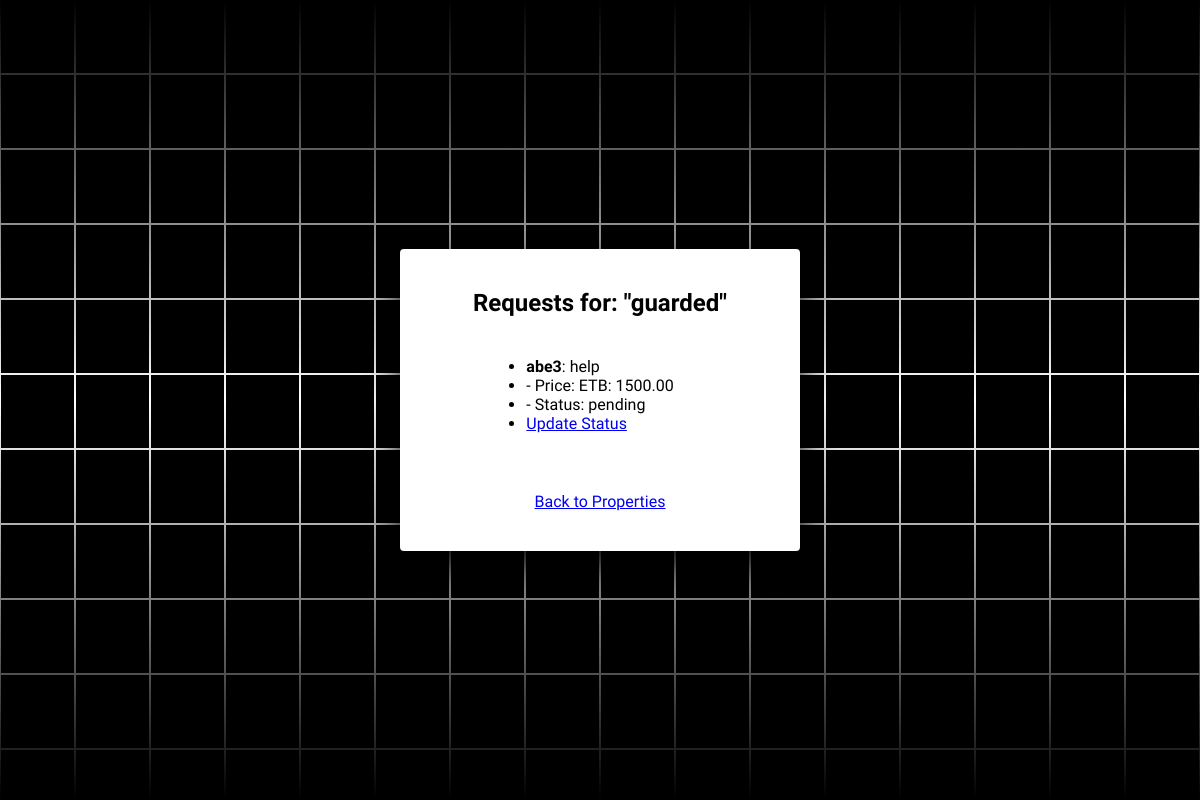
The page /view_request/2/ (signed in) on the database as committed earlier.
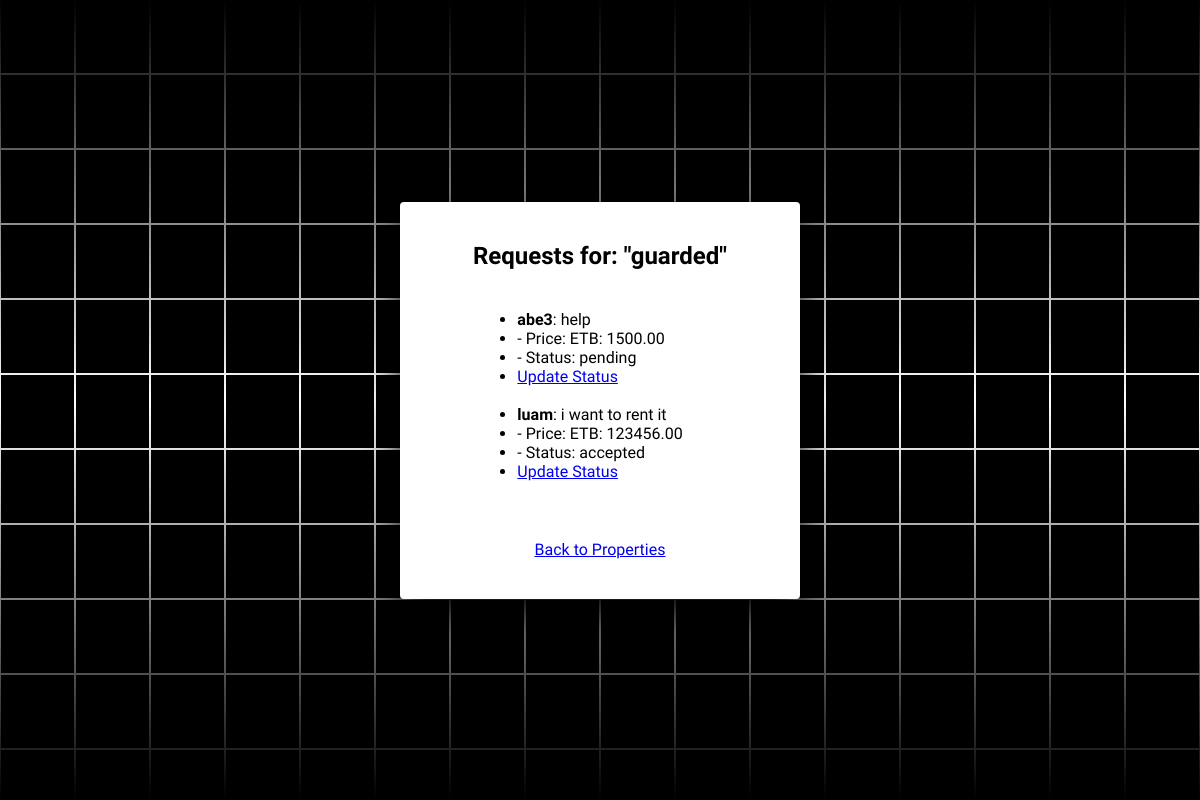
The same page on the database as committed later.
### main/models.py (models this page shows, shortened)
class Request(models.Model):
    user = models.ForeignKey(User, on_delete=models.CASCADE)
    property = models.ForeignKey(Property, on_delete=models.CASCADE)
    price = models.DecimalField(max_digits=10, decimal_places=2)
    description = models.TextField()
    PROPERTY_FOR = [('sale', 'Sale'), ('rent', 'Rent')]
    property_for = models.CharField(max_length=10, choices=PROPERTY_FOR, default='sale')
    STATUS_CHOICES = [
        ('pending', 'Pending'),
        ('accepted', 'Accepted'),
        ('rejected', 'Rejected'),
    ]
    status = models.CharField(max_length=10, choices=STATUS_CHOICES, default='pending')

### main/views.py (the view)
# urls.py: path('view_request/<int:property_id>/', views.view_requests, name='view_requests'),
@login_required(login_url='login')
def view_requests(request, property_id):
    property_obj = get_object_or_404(Property, id=property_id, user=request.user)
    requests = Request.objects.filter(property=property_obj)
    return render(request, 'view_requests.html', {'property': property_obj, 'requests': requests})

### main/templates/view_requests.html (shortened to what this page needs)
{% load static %}
<!DOCTYPE html>
<html lang="en">
 <head>
  <link rel="stylesheet" href="{% static 'website/css/style1.css' %}">
 </head>
 <body>
  <section> <span></span> <span></span> <span></span> <span></span> <span></span> <span></span> <span></span> <span></span> <span></span> <span></span> <span></span> <span></span> <span></span> <span></span> <span></span> <span></span> <span></span> <span></span> <span></span> <span></span> <span></span> <span></span> <span></span> <span></span> <span></span> <span></span> <span></span> <span></span> <span></span> <span></span> <span></span> <span></span> <span></span> <span></span> <span></span> <span></span> <span></span> <span></span> <span></span> <span></span> <span></span> <span></span> <span></span> <span></span> <span></span> <span></span> <span></span> <span></span> <span></span> <span></span> <span></span> <span></span> <span></span> <span></span> <span></span> <span></span> <span></span> <span></span> <span></span> <span></span> <span></span> <span></span> <span></span> <span></span> <span></span> <span></span> <span></span> <span></span> <span></span> <span></span> <span></span> <span></span> <span></span> <span></span> <span></span> <span></span> <span></span> <span></span> <span></span> <span></span> <span></span> <span></span> <span></span> <span></span> <span></span> <span></span> <span></span> <span></span> <span></span> <span></span> <span></span> <span></span> <span></span> <span></span> <span></span> <span></span> <span></span> <span></span> <span></span> <span></span> <span></span> <span></span> <span></span> <span></span> <span></span> <span></span> <span></span> <span></span> <span></span> <span></span> <span></span> <span></span> <span></span> <span></span> <span></span> <span></span> <span></span> <span></span> <span></span> <span></span> <span></span> <span></span> <span></span> <span></span> <span></span> <span></span> <span></span> <span></span> <span></span> <span></span> <span></span> <span></span> <span></span> <span></span> <span></span> <span></span> <span></span> <span></span> <span></span> <span></span> <span></span> <span></span> <span></span> <span></span> <span></span> <span></span> <span></span> <span></span> <span></span> <span></span> <span></span> <span></span>
   <div class="signin">
    <div class="content">
        <h1>Requests for: "{{ property.title }}"</h1>
        {% if requests %}
            <ul>
                {% for request in requests %}
                    <li>
                        <strong>{{ request.user.username }}</strong>: {{ request.description }}
                    </li>
                    <li>- Price: ETB: {{ request.price }}</li>
                    <li>- Status: {{ request.status }}</li>
                    <li>
                        <a href="{% url 'update_requests' request.id %}">Update Status</a>
                    </li>
                    <br>
                {% endfor %}
            </ul>
        {% else %}
            <p>No requests found for this property.</p>
        {% endif %}
        <a href="{% url 'property-list' %}">Back to Properties</a>
    </div>
   </div>
  </section>
 </body>
</html>

Rows that differ between the two databases and show on the page:
added Request: user.username "luam", description "i want to rent it", price "123456.00", status "accepted"
